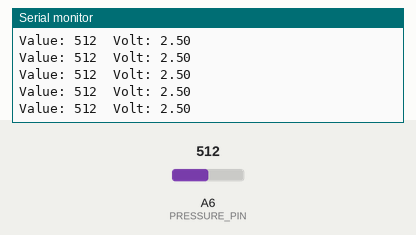
This sketch was run on a simulated Arduino Nano, built with avr-gcc and run on an emulated ATmega328P. Shown: the last lines printed to the serial monitor. The test bench sets the inputs (shaded band); at power-on: A6 (PRESSURE_PIN) = 512.

Above: at 1.2 s.
1.3 s: A6 (PRESSURE_PIN) set to 716
At 1.32 s:
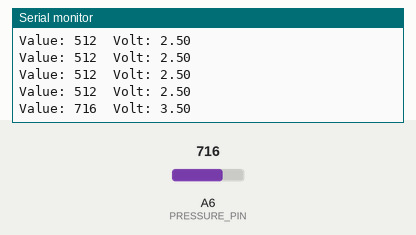
2.8 s: A6 (PRESSURE_PIN) set to 900
At 2.83 s:
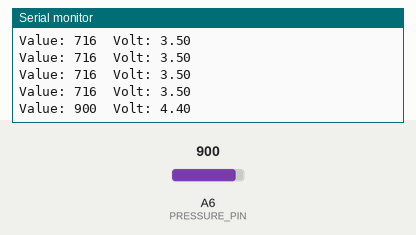
Timing chart, 0 to 5.8 s (numbered marks = the images above; inputs shaded):
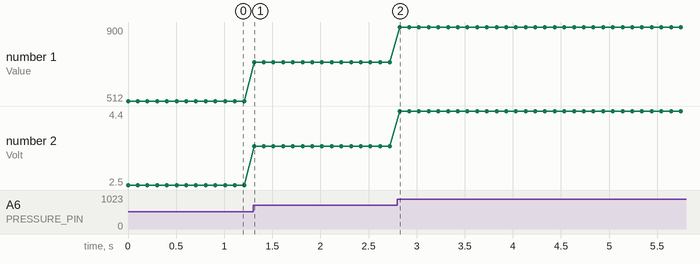

The sketch:

pressure_sample.ino
```cpp
const int PRESSURE_PIN = A6;

void setup(){
    Serial.begin( 9600 );
}

void loop(){
    int value;
    float volt;

    value = analogRead( PRESSURE_PIN );

    volt = value * 5.0 / 1023.0;

    Serial.print( "Value: " );
    Serial.print( value );
    Serial.print( "  Volt: " );
    Serial.println( volt );
    delay( 100 );
}
```

Measured:
- after the input at 1.3 s, the serial monitor: prints a new line at once (image 1)
- after the input at 2.8 s, the serial monitor: prints a new line at once (image 2)
- plotted number 1: 512 → 716 after the input at 1.3 s, 716 → 900 after the input at 2.8 s
- plotted number 2: 2.5 → 3.5 after the input at 1.3 s, 3.5 → 4 after the input at 2.8 s
